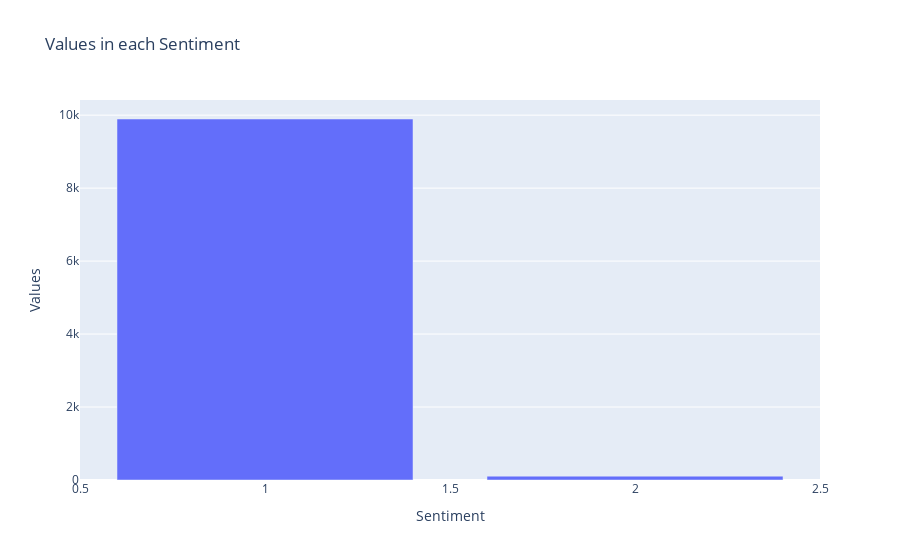

This figure's notebook cell:
### Code cell
fig = go.Figure([go.Bar(x = Y.value_counts().index, y = Y.value_counts().tolist())])
fig.update_layout(
    title = "Values in each Sentiment",
    xaxis_title = "Sentiment",
    yaxis_title = "Values")
fig.show()

### Figure 1 — Plotly figure (JSON) as saved in the notebook; plotly's stock layout.template omitted (floating-point values rounded to 4 significant figures)
{"data": [{"type": "bar", "x": [1, 2], "y": [9895, 105]}], "layout": {"title": {"text": "Values in each Sentiment"}, "xaxis": {"title": {"text": "Sentiment"}}, "yaxis": {"title": {"text": "Values"}}}}
